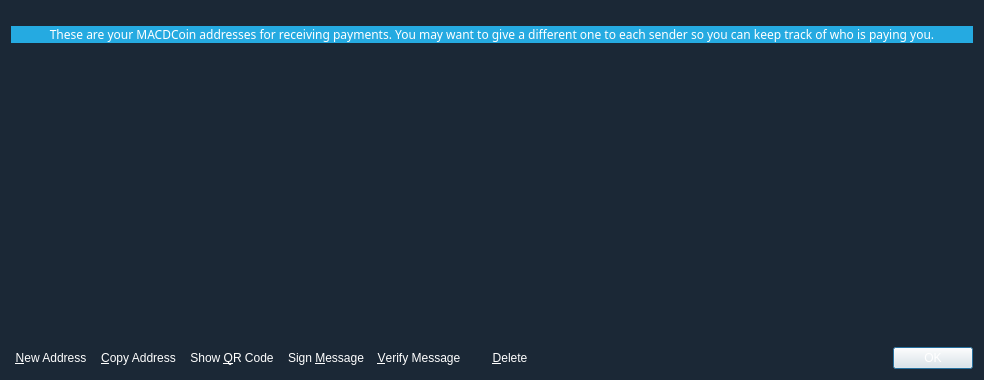
<?xml version="1.0" encoding="UTF-8"?>
<ui version="4.0">
 <class>AddressBookPage</class>
 <widget class="QWidget" name="AddressBookPage">
  <property name="geometry">
   <rect>
    <x>0</x>
    <y>0</y>
    <width>984</width>
    <height>380</height>
   </rect>
  </property>
  <property name="windowTitle">
   <string>Address Book</string>
  </property>
  <property name="autoFillBackground">
   <bool>false</bool>
  </property>
  <property name="styleSheet">
   <string notr="true">#AddressBookPage{background-color: rgb(27, 40, 54);
background-image: url(:/images/base_back);}</string>
  </property>
  <property name="locale">
   <locale language="English" country="UnitedStates"/>
  </property>
  <layout class="QVBoxLayout" name="verticalLayout">
   <item>
    <spacer name="verticalSpacer">
     <property name="orientation">
      <enum>Qt::Vertical</enum>
     </property>
     <property name="sizeType">
      <enum>QSizePolicy::Fixed</enum>
     </property>
     <property name="sizeHint" stdset="0">
      <size>
       <width>20</width>
       <height>15</height>
      </size>
     </property>
    </spacer>
   </item>
   <item>
    <widget class="QLabel" name="labelExplanation">
     <property name="font">
      <font>
       <family>Khmer OS</family>
      </font>
     </property>
     <property name="styleSheet">
      <string notr="true">#labelExplanation { color: white;  background-color:rgba(37, 170, 225, 255);}</string>
     </property>
     <property name="text">
      <string>These are your MACDCoin addresses for receiving payments. You may want to give a different one to each sender so you can keep track of who is paying you.</string>
     </property>
     <property name="textFormat">
      <enum>Qt::PlainText</enum>
     </property>
     <property name="alignment">
      <set>Qt::AlignCenter</set>
     </property>
     <property name="wordWrap">
      <bool>true</bool>
     </property>
     <property name="margin">
      <number>10</number>
     </property>
    </widget>
   </item>
   <item>
    <widget class="QTableView" name="tableView">
     <property name="palette">
      <palette>
       <active>
        <colorrole role="Button">
         <brush brushstyle="SolidPattern">
          <color alpha="0">
           <red>1</red>
           <green>1</green>
           <blue>1</blue>
          </color>
         </brush>
        </colorrole>
        <colorrole role="Base">
         <brush brushstyle="NoBrush">
          <color alpha="255">
           <red>0</red>
           <green>0</green>
           <blue>0</blue>
          </color>
         </brush>
        </colorrole>
        <colorrole role="Window">
         <brush brushstyle="SolidPattern">
          <color alpha="0">
           <red>1</red>
           <green>1</green>
           <blue>1</blue>
          </color>
         </brush>
        </colorrole>
        <colorrole role="Highlight">
         <brush brushstyle="SolidPattern">
          <color alpha="255">
           <red>37</red>
           <green>170</green>
           <blue>225</blue>
          </color>
         </brush>
        </colorrole>
       </active>
       <inactive>
        <colorrole role="Button">
         <brush brushstyle="SolidPattern">
          <color alpha="0">
           <red>1</red>
           <green>1</green>
           <blue>1</blue>
          </color>
         </brush>
        </colorrole>
        <colorrole role="Base">
         <brush brushstyle="NoBrush">
          <color alpha="255">
           <red>0</red>
           <green>0</green>
           <blue>0</blue>
          </color>
         </brush>
        </colorrole>
        <colorrole role="Window">
         <brush brushstyle="SolidPattern">
          <color alpha="0">
           <red>1</red>
           <green>1</green>
           <blue>1</blue>
          </color>
         </brush>
        </colorrole>
        <colorrole role="Highlight">
         <brush brushstyle="SolidPattern">
          <color alpha="255">
           <red>229</red>
           <green>227</green>
           <blue>225</blue>
          </color>
         </brush>
        </colorrole>
       </inactive>
       <disabled>
        <colorrole role="Button">
         <brush brushstyle="SolidPattern">
          <color alpha="0">
           <red>1</red>
           <green>1</green>
           <blue>1</blue>
          </color>
         </brush>
        </colorrole>
        <colorrole role="Base">
         <brush brushstyle="NoBrush">
          <color alpha="255">
           <red>0</red>
           <green>0</green>
           <blue>0</blue>
          </color>
         </brush>
        </colorrole>
        <colorrole role="Window">
         <brush brushstyle="SolidPattern">
          <color alpha="0">
           <red>1</red>
           <green>1</green>
           <blue>1</blue>
          </color>
         </brush>
        </colorrole>
        <colorrole role="Highlight">
         <brush brushstyle="SolidPattern">
          <color alpha="255">
           <red>240</red>
           <green>240</green>
           <blue>240</blue>
          </color>
         </brush>
        </colorrole>
       </disabled>
      </palette>
     </property>
     <property name="contextMenuPolicy">
      <enum>Qt::CustomContextMenu</enum>
     </property>
     <property name="toolTip">
      <string>Double-click to edit address or label</string>
     </property>
     <property name="styleSheet">
      <string notr="true">#tableView{
gridline-color: rgba(1, 1, 1, 0);
background-color:rgba(1, 1, 1, 0);
border-color:rgba(1, 1, 1, 0);
border-width:0px;
border-style:solid;}

QTextEdit { selection-background-color: darkblue;
selection-color: red; }</string>
     </property>
     <property name="tabKeyNavigation">
      <bool>false</bool>
     </property>
     <property name="alternatingRowColors">
      <bool>true</bool>
     </property>
     <property name="selectionMode">
      <enum>QAbstractItemView::SingleSelection</enum>
     </property>
     <property name="selectionBehavior">
      <enum>QAbstractItemView::SelectRows</enum>
     </property>
     <property name="sortingEnabled">
      <bool>true</bool>
     </property>
     <attribute name="verticalHeaderVisible">
      <bool>false</bool>
     </attribute>
    </widget>
   </item>
   <item>
    <layout class="QHBoxLayout" name="horizontalLayout">
     <item>
      <widget class="QPushButton" name="newAddressButton">
       <property name="toolTip">
        <string>Create a new address</string>
       </property>
       <property name="styleSheet">
        <string notr="true">color:white;
background-image:none;</string>
       </property>
       <property name="text">
        <string>&amp;New Address</string>
       </property>
       <property name="icon">
        <iconset resource="../bitcoin.qrc">
         <normaloff>:/icons/add</normaloff>:/icons/add</iconset>
       </property>
       <property name="flat">
        <bool>true</bool>
       </property>
      </widget>
     </item>
     <item>
      <widget class="QPushButton" name="copyToClipboard">
       <property name="toolTip">
        <string>Copy the currently selected address to the system clipboard</string>
       </property>
       <property name="styleSheet">
        <string notr="true">color:white;
background-image:none;</string>
       </property>
       <property name="text">
        <string>&amp;Copy Address</string>
       </property>
       <property name="icon">
        <iconset resource="../bitcoin.qrc">
         <normaloff>:/icons/editcopy</normaloff>:/icons/editcopy</iconset>
       </property>
       <property name="flat">
        <bool>true</bool>
       </property>
      </widget>
     </item>
     <item>
      <widget class="QPushButton" name="showQRCode">
       <property name="styleSheet">
        <string notr="true">color:white;
background-image:none;</string>
       </property>
       <property name="text">
        <string>Show &amp;QR Code</string>
       </property>
       <property name="icon">
        <iconset resource="../bitcoin.qrc">
         <normaloff>:/icons/qrcode</normaloff>:/icons/qrcode</iconset>
       </property>
       <property name="flat">
        <bool>true</bool>
       </property>
      </widget>
     </item>
     <item>
      <widget class="QPushButton" name="signMessage">
       <property name="toolTip">
        <string>Sign a message to prove you own a MACDCoin address</string>
       </property>
       <property name="styleSheet">
        <string notr="true">color:white;
background-image:none;</string>
       </property>
       <property name="text">
        <string>Sign &amp;Message</string>
       </property>
       <property name="icon">
        <iconset resource="../bitcoin.qrc">
         <normaloff>:/icons/edit</normaloff>:/icons/edit</iconset>
       </property>
       <property name="flat">
        <bool>true</bool>
       </property>
      </widget>
     </item>
     <item>
      <widget class="QPushButton" name="verifyMessage">
       <property name="toolTip">
        <string>Verify a message to ensure it was signed with a specified MACDCoin address</string>
       </property>
       <property name="styleSheet">
        <string notr="true">color:white;
background-image:none;</string>
       </property>
       <property name="text">
        <string>&amp;Verify Message</string>
       </property>
       <property name="icon">
        <iconset resource="../bitcoin.qrc">
         <normaloff>:/icons/transaction_0</normaloff>:/icons/transaction_0</iconset>
       </property>
       <property name="flat">
        <bool>true</bool>
       </property>
      </widget>
     </item>
     <item>
      <widget class="QPushButton" name="deleteButton">
       <property name="toolTip">
        <string>Delete the currently selected address from the list</string>
       </property>
       <property name="styleSheet">
        <string notr="true">color:white;
background-image:none;</string>
       </property>
       <property name="text">
        <string>&amp;Delete</string>
       </property>
       <property name="icon">
        <iconset resource="../bitcoin.qrc">
         <normaloff>:/icons/remove</normaloff>:/icons/remove</iconset>
       </property>
       <property name="flat">
        <bool>true</bool>
       </property>
      </widget>
     </item>
     <item>
      <spacer name="horizontalSpacer">
       <property name="orientation">
        <enum>Qt::Horizontal</enum>
       </property>
       <property name="sizeHint" stdset="0">
        <size>
         <width>40</width>
         <height>20</height>
        </size>
       </property>
      </spacer>
     </item>
     <item>
      <widget class="QDialogButtonBox" name="buttonBox">
       <property name="sizePolicy">
        <sizepolicy hsizetype="Maximum" vsizetype="Fixed">
         <horstretch>0</horstretch>
         <verstretch>0</verstretch>
        </sizepolicy>
       </property>
       <property name="styleSheet">
        <string notr="true">color:white;
background-image:none;</string>
       </property>
       <property name="standardButtons">
        <set>QDialogButtonBox::Ok</set>
       </property>
      </widget>
     </item>
    </layout>
   </item>
  </layout>
 </widget>
 <resources>
  <include location="../bitcoin.qrc"/>
 </resources>
 <connections/>
</ui>
